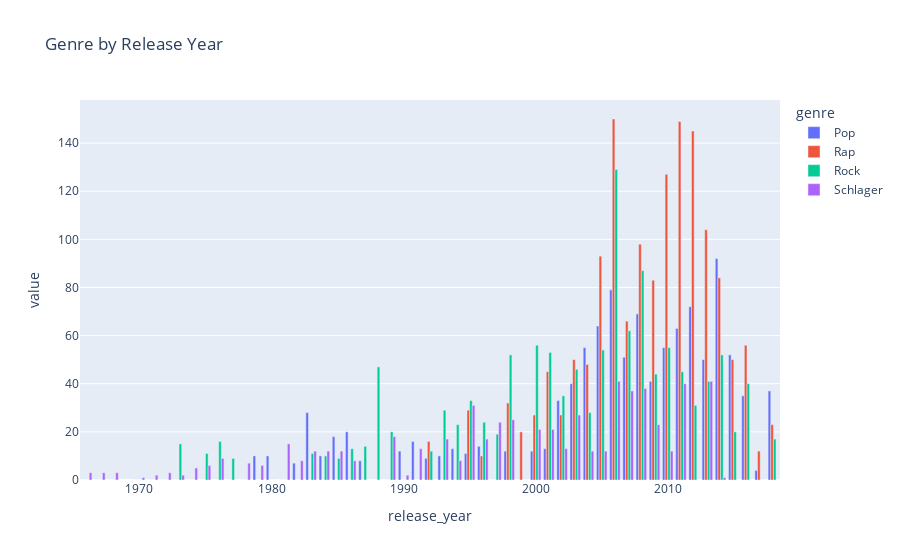

Notebook code for this chart:
### Code cell
genre_release_year_fig = genre_pivot.plot(kind='bar', title='Genre by Release Year')
genre_release_year_fig.update_layout(barmode='group')
genre_release_year_fig.show()

### Figure 1 — Plotly figure (JSON) as saved in the notebook; plotly's stock layout.template omitted (floating-point values rounded to 4 significant figures)
{"data": [{"alignmentgroup": "True", "hovertemplate": "genre=Pop<br>release_year=%{x}<br>value=%{y}<extra></extra>", "legendgroup": "Pop", "marker": {"color": "#636efa", "pattern": {"shape": ""}}, "name": "Pop", "offsetgroup": "Pop", "orientation": "v", "showlegend": true, "textposition": "auto", "type": "bar", "x": [1966, 1967, 1968, 1970, 1971, 1972, 1973, 1974, 1975, 1976, 1977, 1978, 1979, 1980, 1981, 1982, 1983, 1984, 1985, 1986, 1987, 1988, 1989, 1990, 1991, 1992, 1993, 1994, 1995, 1996, 1997, 1998, 1999, 2000, 2001, 2002, 2003, 2004, 2005, 2006, 2007, 2008, 2009, 2010, 2011, 2012, 2013, 2014, 2015, 2016, 2017, 2018], "xaxis": "x", "y": [0, 0, 0, 0, 0, 0, 0, 0, 0, 0, 0, 0, 10, 10, 0, 7, 28, 10, 18, 20, 8, 0, 0, 12, 16, 9, 10, 13, 11, 14, 0, 12, 0, 12, 13, 33, 40, 55, 64, 79, 51, 69, 41, 55, 63, 72, 50, 92, 52, 35, 4, 37], "yaxis": "y"}, {"alignmentgroup": "True", "hovertemplate": "genre=Rap<br>release_year=%{x}<br>value=%{y}<extra></extra>", "legendgroup": "Rap", "marker": {"color": "#EF553B", "pattern": {"shape": ""}}, "name": "Rap", "offsetgroup": "Rap", "orientation": "v", "showlegend": true, "textposition": "auto", "type": "bar", "x": [1966, 1967, 1968, 1970, 1971, 1972, 1973, 1974, 1975, 1976, 1977, 1978, 1979, 1980, 1981, 1982, 1983, 1984, 1985, 1986, 1987, 1988, 1989, 1990, 1991, 1992, 1993, 1994, 1995, 1996, 1997, 1998, 1999, 2000, 2001, 2002, 2003, 2004, 2005, 2006, 2007, 2008, 2009, 2010, 2011, 2012, 2013, 2014, 2015, 2016, 2017, 2018], "xaxis": "x", "y": [0, 0, 0, 0, 0, 0, 0, 0, 0, 0, 0, 0, 0, 0, 0, 0, 0, 0, 0, 0, 0, 0, 0, 0, 0, 16, 0, 0, 29, 10, 0, 32, 20, 27, 45, 27, 50, 48, 93, 150, 66, 98, 83, 127, 149, 145, 104, 84, 50, 56, 12, 23], "yaxis": "y"}, {"alignmentgroup": "True", "hovertemplate": "genre=Rock<br>release_year=%{x}<br>value=%{y}<extra></extra>", "legendgroup": "Rock", "marker": {"color": "#00cc96", "pattern": {"shape": ""}}, "name": "Rock", "offsetgroup": "Rock", "orientation": "v", "showlegend": true, "textposition": "auto", "type": "bar", "x": [1966, 1967, 1968, 1970, 1971, 1972, 1973, 1974, 1975, 1976, 1977, 1978, 1979, 1980, 1981, 1982, 1983, 1984, 1985, 1986, 1987, 1988, 1989, 1990, 1991, 1992, 1993, 1994, 1995, 1996, 1997, 1998, 1999, 2000, 2001, 2002, 2003, 2004, 2005, 2006, 2007, 2008, 2009, 2010, 2011, 2012, 2013, 2014, 2015, 2016, 2017, 2018], "xaxis": "x", "y": [0, 0, 0, 0, 0, 0, 15, 0, 11, 16, 9, 0, 0, 0, 0, 0, 11, 10, 9, 13, 14, 47, 20, 0, 0, 12, 29, 23, 33, 24, 19, 52, 0, 56, 53, 35, 46, 28, 54, 129, 62, 87, 44, 55, 45, 31, 41, 52, 20, 40, 0, 17], "yaxis": "y"}, {"alignmentgroup": "True", "hovertemplate": "genre=Schlager<br>release_year=%{x}<br>value=%{y}<extra></extra>", "legendgroup": "Schlager", "marker": {"color": "#ab63fa", "pattern": {"shape": ""}}, "name": "Schlager", "offsetgroup": "Schlager", "orientation": "v", "showlegend": true, "textposition": "auto", "type": "bar", "x": [1966, 1967, 1968, 1970, 1971, 1972, 1973, 1974, 1975, 1976, 1977, 1978, 1979, 1980, 1981, 1982, 1983, 1984, 1985, 1986, 1987, 1988, 1989, 1990, 1991, 1992, 1993, 1994, 1995, 1996, 1997, 1998, 1999, 2000, 2001, 2002, 2003, 2004, 2005, 2006, 2007, 2008, 2009, 2010, 2011, 2012, 2013, 2014, 2015, 2016, 2017, 2018], "xaxis": "x", "y": [3, 3, 3, 1, 2, 3, 2, 5, 6, 9, 0, 7, 6, 0, 15, 8, 12, 12, 12, 8, 0, 0, 18, 2, 13, 0, 17, 8, 31, 17, 24, 25, 0, 21, 21, 13, 27, 12, 12, 41, 37, 38, 23, 12, 40, 0, 41, 1, 0, 0, 0, 0], "yaxis": "y"}], "layout": {"barmode": "group", "legend": {"title": {"text": "genre"}, "tracegroupgap": 0}, "title": {"text": "Genre by Release Year"}, "xaxis": {"anchor": "y", "domain": [0, 1], "title": {"text": "release_year"}}, "yaxis": {"anchor": "x", "domain": [0, 1], "title": {"text": "value"}}}}
